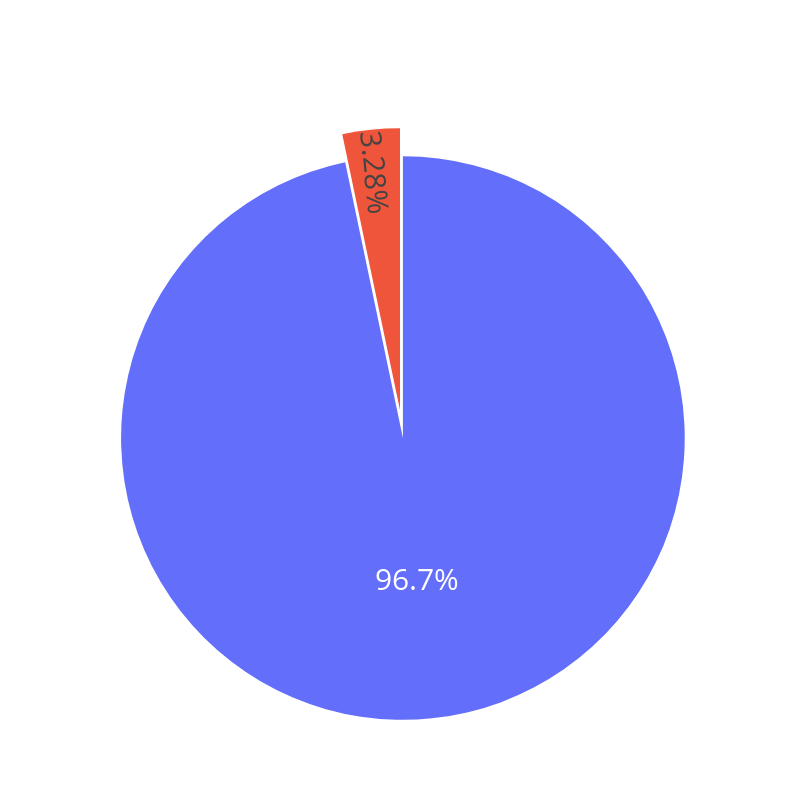

This figure's notebook cell:
### Code cell
labels = ['Максимальная пропория', 'Общее количество']
values = [max(proportion), train_data_150users.shape[0]]

# pull is given as a fraction of the pie radius
fig = go.Figure(data=[go.Pie(labels=labels, values=values, pull=[0, 0.1])], layout = layout)
fig.update_traces(textposition='inside', textfont_size=30)
fig.update_layout(showlegend=False)
fig.show()

### Figure 1 — Plotly figure (JSON) as saved in the notebook; plotly's stock layout.template omitted (floating-point values rounded to 4 significant figures)
{"data": [{"labels": ["Максимальная пропория", "Общее количество"], "pull": [0, 0.1], "textfont": {"size": 30}, "textposition": "inside", "type": "pie", "values": [4653, 137019]}], "layout": {"autosize": false, "height": 800, "showlegend": false, "width": 800}}
